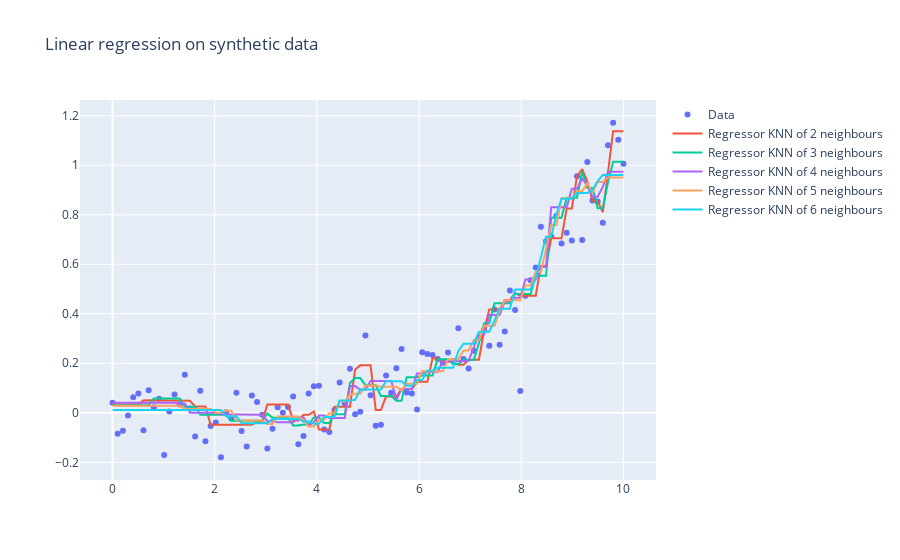

The notebook cell saved with this chart:
### Code cell
iplot(reg_plotly_plot(x,y,predictions,["KNN of "+str(k)+" neighbours" for k in np.array(ks)]))
